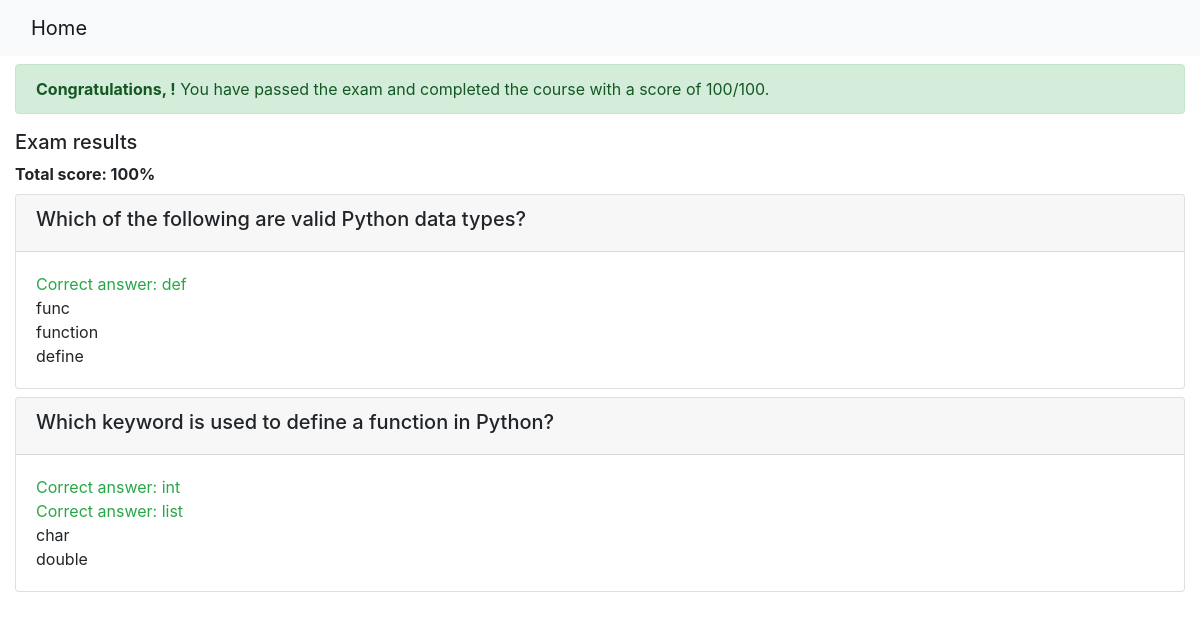
Page /onlinecourse/course/1/submission/1/result/ on the committed database.
### onlinecourse/models.py (models this page shows, shortened)
class Question(models.Model):
    lesson = models.ForeignKey(Lesson, on_delete=models.CASCADE)
    question_text = models.TextField()
    grade = models.IntegerField(default=50)
    def is_get_score(self, selected_ids):
        all_answers = self.choice_set.filter(is_correct=True).count()
        selected_correct = self.choice_set.filter(is_correct=True, id__in=selected_ids).count()
        selected_wrong = self.choice_set.filter(is_correct=False, id__in=selected_ids).count()
        return all_answers == selected_correct and selected_wrong == 0

class Choice(models.Model):
    question = models.ForeignKey(Question, on_delete=models.CASCADE)
    choice_text = models.CharField(max_length=200)
    is_correct = models.BooleanField(default=False)

### onlinecourse/views.py (the view)
def show_exam_result(request, course_id, submission_id):
    course = get_object_or_404(Course, pk=course_id)
    submission = Submission.objects.get(id=submission_id)
    selected_ids = [c.id for c in submission.choices.all()]
    total_score = 0
    score = 0
    for lesson in course.lesson_set.all():
        for question in lesson.question_set.all():
            total_score += question.grade
            if question.is_get_score(selected_ids):
                score += question.grade
    context = {
        'course': course,
        'selected_ids': selected_ids,
        'grade': int(score / total_score * 100) if total_score else 0,
    }
    return render(request, 'onlinecourse/exam_result_bootstrap.html', context)

### onlinecourse/templates/onlinecourse/exam_result_bootstrap.html (shortened to what this page needs)
<!DOCTYPE html>
<html lang="en">
<head>
    {% load static %}
    <link rel="stylesheet" href="https://maxcdn.bootstrapcdn.com/bootstrap/4.5.2/css/bootstrap.min.css">
</head>
<body>
    <nav class="navbar navbar-light bg-light">
        <div class="container-fluid">
            <div class="navbar-header">
                <a class="navbar-brand" href="{% url 'onlinecourse:index' %}">Home</a>
            </div>
        </div>
    </nav>
    <div class="container-fluid mt-2">
        {% if grade > 80 %}
        <div class="alert alert-success">
            <b>Congratulations, {{ user.first_name|default:user.username }}!</b>
            You have passed the exam and completed the course with a score of {{ grade }}/100.
        </div>
        {% else %}
        <div class="alert alert-danger">
            <b>Failed.</b> Sorry, {{ user.first_name|default:user.username }}.
            You have failed the exam with a score of {{ grade }}/100.
        </div>
        <a class="btn btn-link text-danger" href="{% url 'onlinecourse:course_details' course.id %}">Re-take Exam</a>
        {% endif %}
        <div class="card-columns-vertical mt-1">
            <h5>Exam results</h5>
            <b>Total score: {{ grade }}%</b>
            {% for lesson in course.lesson_set.all %}
                {% for question in lesson.question_set.all %}
                <div class="card mt-2">
                    <div class="card-header"><h5>{{ question.question_text }}</h5></div>
                    <div class="card-body">
                        {% for choice in question.choice_set.all %}
                            {% if choice.is_correct and choice.id in selected_ids %}
                                <div class="text-success">Correct answer: {{ choice.choice_text }}</div>
                            {% elif choice.is_correct and choice.id not in selected_ids %}
                                <div class="text-warning">Not selected: {{ choice.choice_text }}</div>
                            {% elif not choice.is_correct and choice.id in selected_ids %}
                                <div class="text-danger">Wrong answer: {{ choice.choice_text }}</div>
                            {% else %}
                                <div>{{ choice.choice_text }}</div>
                            {% endif %}
                        {% endfor %}
                    </div>
                </div>
                {% endfor %}
            {% endfor %}
        </div>
    </div>
</body>
</html>

### rows in the picture
Question: question_text "Which of the following are valid Python data types?"
Choice: choice_text "def"
Choice: choice_text "func"
Choice: choice_text "function"
Choice: choice_text "define"
Question: question_text "Which keyword is used to define a function in Python?"
Choice: choice_text "int"
Choice: choice_text "list"
Choice: choice_text "char"
Choice: choice_text "double"

### other values in the picture
{{ grade }} "100"
